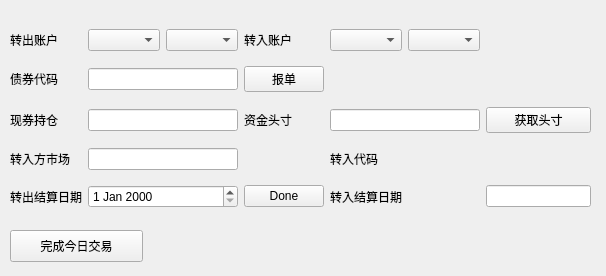
<?xml version="1.0" encoding="UTF-8"?>
<ui version="4.0">
 <class>Dialog</class>
 <widget class="QMdiSubWindow" name="Dialog">
  <property name="geometry">
   <rect>
    <x>0</x>
    <y>0</y>
    <width>606</width>
    <height>276</height>
   </rect>
  </property>
  <property name="sizePolicy">
   <sizepolicy hsizetype="Preferred" vsizetype="Preferred">
    <horstretch>0</horstretch>
    <verstretch>0</verstretch>
   </sizepolicy>
  </property>
  <property name="windowTitle">
   <string>债券要素</string>
  </property>
  <widget class="QWidget" name="layoutWidget" native="true">
   <property name="geometry">
    <rect>
     <x>0</x>
     <y>10</y>
     <width>691</width>
     <height>321</height>
    </rect>
   </property>
   <widget class="QWidget" name="layoutWidget">
    <property name="geometry">
     <rect>
      <x>10</x>
      <y>10</y>
      <width>581</width>
      <height>201</height>
     </rect>
    </property>
    <layout class="QGridLayout" name="gridLayout">
     <item row="3" column="0">
      <widget class="QLabel" name="label_2">
       <property name="text">
        <string>转入方市场</string>
       </property>
      </widget>
     </item>
     <item row="2" column="1">
      <widget class="QLineEdit" name="bond_position"/>
     </item>
     <item row="3" column="1">
      <widget class="QLineEdit" name="target_exchange"/>
     </item>
     <item row="4" column="1">
      <widget class="QDateEdit" name="transfer_start_date"/>
     </item>
     <item row="4" column="0">
      <widget class="QLabel" name="label_9">
       <property name="text">
        <string>转出结算日期</string>
       </property>
      </widget>
     </item>
     <item row="4" column="3">
      <widget class="QLabel" name="label_10">
       <property name="text">
        <string>转入结算日期</string>
       </property>
      </widget>
     </item>
     <item row="3" column="3">
      <widget class="QLabel" name="label_5">
       <property name="text">
        <string>转入代码</string>
       </property>
      </widget>
     </item>
     <item row="4" column="4">
      <widget class="QLineEdit" name="transfer_finish_date"/>
     </item>
     <item row="2" column="4">
      <widget class="QPushButton" name="get_position">
       <property name="text">
        <string>获取头寸</string>
       </property>
      </widget>
     </item>
     <item row="1" column="2">
      <widget class="QPushButton" name="send_order">
       <property name="text">
        <string>报单</string>
       </property>
      </widget>
     </item>
     <item row="0" column="0">
      <widget class="QLabel" name="label_3">
       <property name="text">
        <string>转出账户</string>
       </property>
      </widget>
     </item>
     <item row="2" column="2">
      <widget class="QLabel" name="label_21">
       <property name="text">
        <string>资金头寸</string>
       </property>
      </widget>
     </item>
     <item row="4" column="2">
      <widget class="QPushButton" name="get_transfer_info">
       <property name="text">
        <string>Done</string>
       </property>
      </widget>
     </item>
     <item row="1" column="1">
      <widget class="QLineEdit" name="code"/>
     </item>
     <item row="0" column="2">
      <widget class="QLabel" name="label_4">
       <property name="text">
        <string>转入账户</string>
       </property>
      </widget>
     </item>
     <item row="2" column="0">
      <widget class="QLabel" name="label_20">
       <property name="text">
        <string>现券持仓</string>
       </property>
      </widget>
     </item>
     <item row="2" column="3">
      <widget class="QLineEdit" name="cash_position"/>
     </item>
     <item row="1" column="0">
      <widget class="QLabel" name="label">
       <property name="text">
        <string>债券代码</string>
       </property>
      </widget>
     </item>
     <item row="0" column="1">
      <layout class="QHBoxLayout" name="horizontalLayout_2">
       <item>
        <widget class="QComboBox" name="list_type"/>
       </item>
       <item>
        <widget class="QComboBox" name="account_list">
         <property name="sizePolicy">
          <sizepolicy hsizetype="Preferred" vsizetype="Preferred">
           <horstretch>0</horstretch>
           <verstretch>0</verstretch>
          </sizepolicy>
         </property>
        </widget>
       </item>
      </layout>
     </item>
     <item row="0" column="3">
      <layout class="QHBoxLayout" name="horizontalLayout_3">
       <item>
        <widget class="QComboBox" name="list_type_2"/>
       </item>
       <item>
        <widget class="QComboBox" name="account_list_2"/>
       </item>
      </layout>
     </item>
    </layout>
   </widget>
   <widget class="QPushButton" name="is_last_trade">
    <property name="geometry">
     <rect>
      <x>10</x>
      <y>220</y>
      <width>133</width>
      <height>32</height>
     </rect>
    </property>
    <property name="text">
     <string>完成今日交易</string>
    </property>
   </widget>
  </widget>
 </widget>
 <customwidgets>
  <customwidget>
   <class>QMdiSubWindow</class>
   <extends>QWidget</extends>
   <header>qmdisubwindow.h</header>
   <container>1</container>
  </customwidget>
 </customwidgets>
 <resources/>
 <connections/>
</ui>
